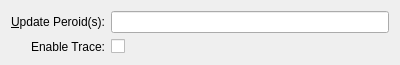
<?xml version="1.0" encoding="UTF-8"?>
<ui version="4.0">
 <class>Form</class>
 <widget class="QWidget" name="Form">
  <property name="geometry">
   <rect>
    <x>0</x>
    <y>0</y>
    <width>400</width>
    <height>38</height>
   </rect>
  </property>
  <layout class="QGridLayout" name="gridLayout">
   <item row="0" column="0">
    <widget class="QLabel" name="label">
     <property name="text">
      <string>&amp;Update Peroid(s):</string>
     </property>
     <property name="alignment">
      <set>Qt::AlignRight|Qt::AlignTrailing|Qt::AlignVCenter</set>
     </property>
     <property name="buddy">
      <cstring>kcfg_updatePeriod</cstring>
     </property>
    </widget>
   </item>
   <item row="0" column="1">
    <widget class="KLineEdit" name="kcfg_updatePeriod"/>
   </item>
   

   <item row="1" column="0">
    <widget class="QLabel" name="label">
     <property name="text">
      <string>Enable Trace:</string>
     </property>
     <property name="alignment">
      <set>Qt::AlignRight|Qt::AlignTrailing|Qt::AlignVCenter</set>
     </property>
     <property name="buddy">
      <cstring>kcfg_traceEnabled</cstring>
     </property>
    </widget>
   </item>
   <item row="1" column="1">
    <widget class="QCheckBox" name="kcfg_traceEnabled">        
    </widget>
   </item>

   
   <item row="2" column="1">
    <spacer name="verticalSpacer">
     <property name="orientation">
      <enum>Qt::Vertical</enum>
     </property>
     <property name="sizeHint" stdset="0">
      <size>
       <width>20</width>
       <height>3</height>
      </size>
     </property>
    </spacer>
   </item>
  </layout>
 </widget>
 <customwidgets>
  <customwidget>
   <class>KLineEdit</class>
   <extends>QLineEdit</extends>
   <header>klineedit.h</header>
  </customwidget>
 </customwidgets>
 <resources/>
 <connections/>
</ui>
